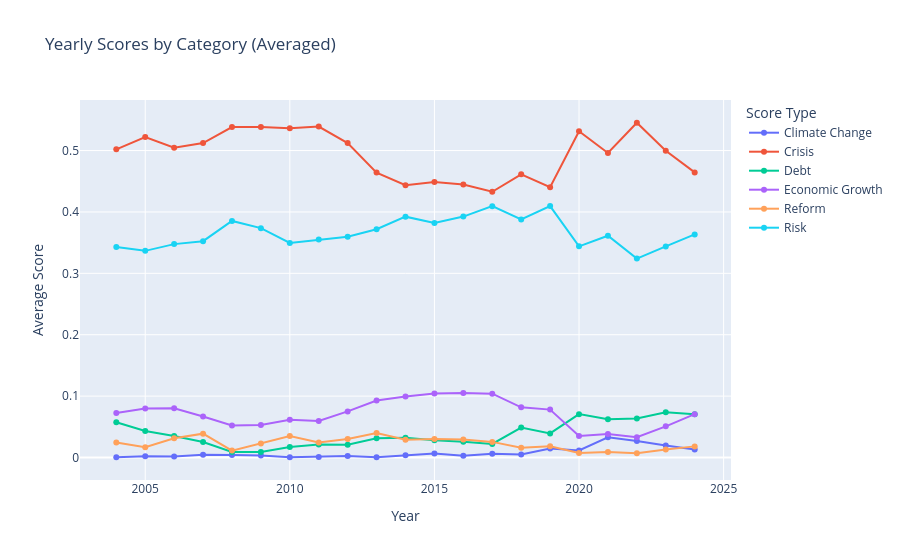

Notebook code for this chart:
### Code cell
score_columns = ["Climate Change", "Economic Growth", "Debt ", "Crisis", "Risk", "Reform"]
data_melted = data.melt(id_vars=["Year", "Region/Authority"], value_vars=score_columns, 
                         var_name="Score Type", value_name="Score")

# Ensure Score column is numeric and drop NaN values
data_melted["Score"] = pd.to_numeric(data_melted["Score"], errors="coerce")
data_melted = data_melted.dropna(subset=["Score"])

# Aggregate scores by Year and Score Type (calculate average)
data_grouped = data_melted.groupby(["Year", "Score Type"], as_index=False)["Score"].mean()

# Plotly line chart
fig = px.line(data_grouped, x="Year", y="Score", color="Score Type", 
              line_group="Score Type", markers=True,
              title="Yearly Scores by Category (Averaged)",
              labels={"Score": "Average Score", "Year": "Year"})

fig.update_layout(
    xaxis_title="Year",
    yaxis_title="Average Score",
    legend_title="Score Type",
    hovermode="x unified"
)

fig.show()

### Figure 1 — Plotly figure (JSON) as saved in the notebook; plotly's stock layout.template omitted (floating-point values rounded to 4 significant figures)
{"data": [{"hovertemplate": "Score Type=Climate Change<br>Year=%{x}<br>Average Score=%{y}<extra></extra>", "legendgroup": "Climate Change", "line": {"color": "#636efa", "dash": "solid"}, "marker": {"symbol": "circle"}, "mode": "lines+markers", "name": "Climate Change", "orientation": "v", "showlegend": true, "type": "scatter", "x": [2004, 2005, 2006, 2007, 2008, 2009, 2010, 2011, 2012, 2013, 2014, 2015, 2016, 2017, 2018, 2019, 2020, 2021, 2022, 2023, 2024], "xaxis": "x", "y": [0.0006153, 0.001863, 0.001457, 0.004602, 0.004186, 0.003135, 0.0004631, 0.0008353, 0.002387, 0.0004199, 0.003878, 0.006705, 0.002675, 0.006143, 0.004739, 0.01478, 0.0114, 0.03287, 0.02704, 0.01944, 0.01312], "yaxis": "y"}, {"hovertemplate": "Score Type=Crisis<br>Year=%{x}<br>Average Score=%{y}<extra></extra>", "legendgroup": "Crisis", "line": {"color": "#EF553B", "dash": "solid"}, "marker": {"symbol": "circle"}, "mode": "lines+markers", "name": "Crisis", "orientation": "v", "showlegend": true, "type": "scatter", "x": [2004, 2005, 2006, 2007, 2008, 2009, 2010, 2011, 2012, 2013, 2014, 2015, 2016, 2017, 2018, 2019, 2020, 2021, 2022, 2023, 2024], "xaxis": "x", "y": [0.5019, 0.5221, 0.5045, 0.5122, 0.5381, 0.5384, 0.5364, 0.539, 0.5121, 0.4641, 0.4435, 0.4489, 0.4448, 0.4329, 0.4612, 0.4403, 0.5316, 0.496, 0.5453, 0.4995, 0.4644], "yaxis": "y"}, {"hovertemplate": "Score Type=Debt <br>Year=%{x}<br>Average Score=%{y}<extra></extra>", "legendgroup": "Debt ", "line": {"color": "#00cc96", "dash": "solid"}, "marker": {"symbol": "circle"}, "mode": "lines+markers", "name": "Debt ", "orientation": "v", "showlegend": true, "type": "scatter", "x": [2004, 2005, 2006, 2007, 2008, 2009, 2010, 2011, 2012, 2013, 2014, 2015, 2016, 2017, 2018, 2019, 2020, 2021, 2022, 2023, 2024], "xaxis": "x", "y": [0.05756, 0.04322, 0.0351, 0.02516, 0.009044, 0.009033, 0.01695, 0.02117, 0.02064, 0.03124, 0.03201, 0.02816, 0.02564, 0.02213, 0.0487, 0.03919, 0.07065, 0.06238, 0.06349, 0.07359, 0.07051], "yaxis": "y"}, {"hovertemplate": "Score Type=Economic Growth<br>Year=%{x}<br>Average Score=%{y}<extra></extra>", "legendgroup": "Economic Growth", "line": {"color": "#ab63fa", "dash": "solid"}, "marker": {"symbol": "circle"}, "mode": "lines+markers", "name": "Economic Growth", "orientation": "v", "showlegend": true, "type": "scatter", "x": [2004, 2005, 2006, 2007, 2008, 2009, 2010, 2011, 2012, 2013, 2014, 2015, 2016, 2017, 2018, 2019, 2020, 2021, 2022, 2023, 2024], "xaxis": "x", "y": [0.07232, 0.07964, 0.08012, 0.06685, 0.05207, 0.05279, 0.06161, 0.0596, 0.07514, 0.09271, 0.09929, 0.1041, 0.105, 0.104, 0.08166, 0.07802, 0.03489, 0.03839, 0.0331, 0.05076, 0.07054], "yaxis": "y"}, {"hovertemplate": "Score Type=Reform<br>Year=%{x}<br>Average Score=%{y}<extra></extra>", "legendgroup": "Reform", "line": {"color": "#FFA15A", "dash": "solid"}, "marker": {"symbol": "circle"}, "mode": "lines+markers", "name": "Reform", "orientation": "v", "showlegend": true, "type": "scatter", "x": [2004, 2005, 2006, 2007, 2008, 2009, 2010, 2011, 2012, 2013, 2014, 2015, 2016, 2017, 2018, 2019, 2020, 2021, 2022, 2023, 2024], "xaxis": "x", "y": [0.02455, 0.01659, 0.03124, 0.03885, 0.01123, 0.02301, 0.03508, 0.02434, 0.03003, 0.03977, 0.02896, 0.02995, 0.02946, 0.02545, 0.01586, 0.01826, 0.007506, 0.009134, 0.007077, 0.01288, 0.01812], "yaxis": "y"}, {"hovertemplate": "Score Type=Risk<br>Year=%{x}<br>Average Score=%{y}<extra></extra>", "legendgroup": "Risk", "line": {"color": "#19d3f3", "dash": "solid"}, "marker": {"symbol": "circle"}, "mode": "lines+markers", "name": "Risk", "orientation": "v", "showlegend": true, "type": "scatter", "x": [2004, 2005, 2006, 2007, 2008, 2009, 2010, 2011, 2012, 2013, 2014, 2015, 2016, 2017, 2018, 2019, 2020, 2021, 2022, 2023, 2024], "xaxis": "x", "y": [0.343, 0.3366, 0.3476, 0.3524, 0.3853, 0.3736, 0.3495, 0.3551, 0.3597, 0.3718, 0.3923, 0.3822, 0.3924, 0.4094, 0.3879, 0.4095, 0.344, 0.3612, 0.324, 0.3438, 0.3633], "yaxis": "y"}], "layout": {"hovermode": "x unified", "legend": {"title": {"text": "Score Type"}, "tracegroupgap": 0}, "title": {"text": "Yearly Scores by Category (Averaged)"}, "xaxis": {"anchor": "y", "domain": [0, 1], "title": {"text": "Year"}}, "yaxis": {"anchor": "x", "domain": [0, 1], "title": {"text": "Average Score"}}}}
